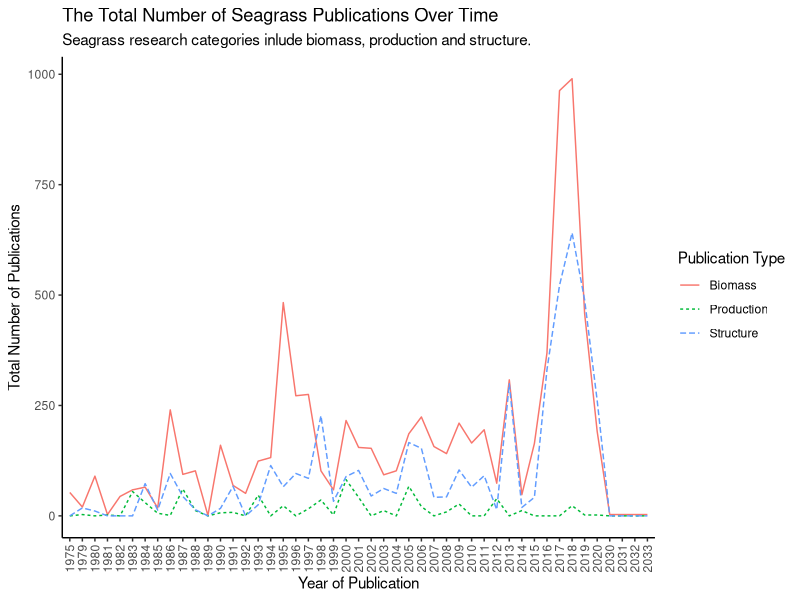
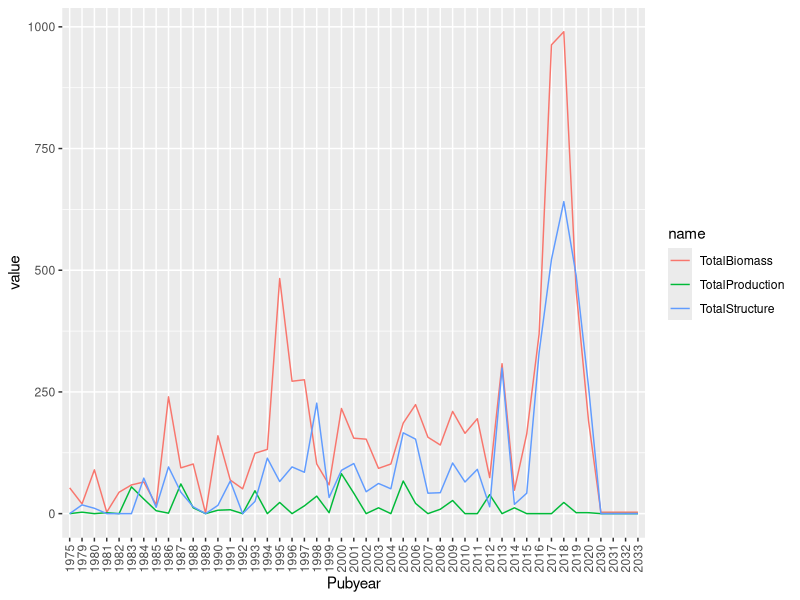

Write the R code that produced these figures, in order.
## ---- chunk 1
knitr::opts_chunk$set(echo = TRUE)
## ---- chunk 2
library(tidyverse)
## ---- chunk 3
seagrass<-read.csv("../data/SeagrassPubs.csv")
## ---- chunk 4
head(seagrass)
summary(seagrass)
glimpse(seagrass)
## ---- chunk 5
# Extract author and year from reference column and create new data frame with these two variables separated.
seagrass1 <- seagrass %>% 
  mutate(Author = str_extract(string = Reference, pattern = "(?<=,\\s).+"),
         PubYear = str_extract(string = Reference, pattern = "[0-9]+")) %>% 
  select(Author:PubYear)
# Combine the Column for publication year to the original data frame using cbind function.
Pubyear = seagrass1$PubYear
seagrass2 <- cbind(seagrass, Pubyear)
## ---- chunk 6
biomass<-seagrass2 %>% # Create new data frame and select which data frame to pull data from.
  group_by(Pubyear) %>% # Group publications by year.
  select(Pubyear, Seagr.biom.above.dm..g.m..2.) %>% # Select which 2 variables we are interested in using to tally.
   drop_na(Seagr.biom.above.dm..g.m..2.) %>% # Remove na values to only count the years with publications.
    tally()
colnames(biomass) <- c("Pubyear", "tally1")

biomass1<-seagrass2 %>% # Create new data frame and select which data frame to pull data from.
  group_by(Pubyear) %>%  # Group publications by year.
  select(Pubyear, Seagr.biom.below.dm..g.m..2.) %>% # Select which 2 variables we are interested in using to tally.
  drop_na(Seagr.biom.below.dm..g.m..2.) %>% # Remove na values to only count the years with publications.
    tally()
colnames(biomass1) <- c("Pubyear", "tally2")

biomass2<-seagrass2 %>% # Create new data frame and select which data frame to pull data from.
  group_by(Pubyear) %>%  # Group publications by year.
  select(Pubyear, Seagr.biom.tot.dm..g.m..2.) %>% # Select which 2 variables we are interested in using to tally.
  drop_na(Seagr.biom.tot.dm..g.m..2.) %>% # Remove na values to only count the years with publications.
    tally()
colnames(biomass2) <- c("Pubyear", "tally3")


# Organise data into one dataframe.

TBmass1 <- biomass %>%
  full_join(biomass1) # Combine tally columns for biomass and biomass1 into one dataframe.


TBmass2 <- TBmass1 %>%
  full_join(biomass2)  # Combine tally columns for TBmass1 and biomass2 into one dataframe. That puts all three tally columns into one dataframe.



TBmass2$tally1<-as.numeric(TBmass2$tally1) # Make tally1 numeric.
TBmass2$tally2<-as.numeric(TBmass2$tally2) # Make tally2 numeric.
TBmass2$tally3<-as.numeric(TBmass2$tally3) # Make tally3 numeric.

TBmass2[is.na(TBmass2)] <- 0 # Make all NA values equal 0

TBmass2$TotalBiomass<-rowSums(TBmass2[ , c("tally1", "tally2", "tally3")]) # Create new variable TotalBiomass that calculates the sum for each row for each publication year.

## ---- chunk 7
Structure1<-seagrass2 %>% # Create new data frame and select which data frame to pull data from.
  group_by(Pubyear) %>% # Group publications by year.
  select(Pubyear, Seagr.cov....) %>% # Select which 2 variables we are interested in using to tally.
   drop_na(Seagr.cov....) %>% # Remove na values to only count the years with publications.
    tally()
colnames(Structure1) <- c("Pubyear", "tally1")

Structure2<-seagrass2 %>% # Create new data frame and select which data frame to pull data from.
  group_by(Pubyear) %>%  # Group publications by year.
  select(Pubyear, Seagr.shoot.dens....m..2.) %>% # Select which 2 variables we are interested in using to tally.
  drop_na(Seagr.shoot.dens....m..2.) %>% # Remove na values to only count the years with publications.
    tally()
colnames(Structure2) <- c("Pubyear", "tally2")

Structure3<-seagrass2 %>% # Create new data frame and select which data frame to pull data from.
  group_by(Pubyear) %>%  # Group publications by year.
  select(Pubyear, Seagr.leaf.dens....m..2.) %>% # Select which 2 variables we are interested in using to tally.
  drop_na(Seagr.leaf.dens....m..2.) %>% # Remove na values to only count the years with publications.
    tally()
colnames(Structure3) <- c("Pubyear", "tally3")



# Organise data into one dataframe.

TStructure1 <- Structure1 %>%
  full_join(Structure2) # Combine tally columns for Structure1 and Structure2 into one dataframe.


TStructure2 <- TStructure1 %>%
  full_join(Structure3)  # Combine tally columns for TStructure1 and Structure3 into one dataframe. That puts all three tally columns into one dataframe.



TStructure2$tally1<-as.numeric(TStructure2$tally1) # Make tally1 numeric.
TStructure2$tally2<-as.numeric(TStructure2$tally2) # Make tally2 numeric.
TStructure2$tally3<-as.numeric(TStructure2$tally3) # Make tally3 numeric.

TStructure2[is.na(TStructure2)] <- 0 # Make all NA values equal 0

TStructure2$TotalStructure<-rowSums(TStructure2[ , c("tally1", "tally2", "tally3")]) # Create new variable TotalBiomass that calculates the sum for each row for each publication year.

## ---- chunk 8
Production1<-seagrass2 %>% #Create new data frame and select which data frame to pull data from.
  group_by(Pubyear) %>% # Group publications by year.
  select(Pubyear, Seagr.prod.above.dm..g.m..2.day.) %>% # Select which 2 variables we are interested in using to tally.
   drop_na(Seagr.prod.above.dm..g.m..2.day.) %>% # Remove na values to only count the years with publications.
    tally()
colnames(Production1) <- c("Pubyear", "tally1")

Production2<-seagrass2 %>% #Create new data frame and select which data frame to pull data from.
  group_by(Pubyear) %>%  # Group publications by year.
  select(Pubyear, Seagr.prod.below.dm..g.m..2.day.) %>% # Select which 2 variables we are interested in using to tally.
  drop_na(Seagr.prod.below.dm..g.m..2.day.) %>% # Remove na values to only count the years with publications.
    tally()
colnames(Production2) <- c("Pubyear", "tally2")

Production3<-seagrass2 %>% #Create new data frame and select which data frame to pull data from.
  group_by(Pubyear) %>%  # Group publications by year.
  select(Pubyear, Seagr.prod.total.dm..g.m..2.day.) %>% # Select which 2 variables we are interested in using to tally.
  drop_na(Seagr.prod.total.dm..g.m..2.day.) %>% # Remove na values to only count the years with publications.
    tally()
colnames(Production3) <- c("Pubyear", "tally3")




# Organise data into one dataframe.

TProduction1 <- Production1 %>%
  full_join(Production2) # Combine tally columns for Structure1 and Structure2 into one dataframe.


TProduction2 <- TProduction1 %>%
  full_join(Production3)  # Combine tally columns for TStructure1 and Structure3 into one dataframe. That puts all three tally columns into one dataframe.



TProduction2$tally1<-as.numeric(TProduction2$tally1) # Make tally1 numeric.
TProduction2$tally2<-as.numeric(TProduction2$tally2) # Make tally2 numeric.
TProduction2$tally3<-as.numeric(TProduction2$tally3) # Make tally3 numeric.

TProduction2[is.na(TProduction2)] <- 0 # Make all NA values equal 0

TProduction2$TotalProduction<-rowSums(TProduction2[ , c("tally1", "tally2", "tally3")]) # Create new variable TotalBiomass that calculates the sum for each row for each publication year.


## ---- chunk 9

df_new <- 
  left_join(TBmass2, TStructure2, by = 'Pubyear') %>% 
  mutate(Pubyear = replace_na(Pubyear, 0))

df_new2 <- 
  left_join(df_new, TProduction2, by = 'Pubyear') %>% 
  mutate(Pubyear = replace_na(Pubyear, 0))

summary(df_new2)


# Remove unwanted variables.
df_new2 <- subset(df_new2, select = -(tally1))
df_new2 <- subset(df_new2, select = -(tally2))
df_new2 <- subset(df_new2, select = -(tally3))
df_new2 <- subset(df_new2, select = -(tally1.x))
df_new2 <- subset(df_new2, select = -(tally1.y))
df_new2 <- subset(df_new2, select = -(tally2.x))
df_new2 <- subset(df_new2, select = -(tally2.y))
df_new2 <- subset(df_new2, select = -(tally3.x))
df_new2 <- subset(df_new2, select = -(tally3.y))

TotalData <- df_new2
TotalData[is.na(TotalData)] <- 0 # Make all NA values equal 0

summary(TotalData)
view(TotalData)
## ---- chunk 10
FinalData <- TotalData |> 
  pivot_longer(
    cols = TotalBiomass:TotalProduction,
    names_to = "PublicationType",
    values_to = "value"
  )
## ---- chunk 11

ggplot(FinalData, aes(x = Pubyear, y = value, group = PublicationType, linetype = PublicationType, colour = PublicationType)) + 
  geom_line() +
  theme_classic() +
  labs(
    title = "The Total Number of Seagrass Publications Over Time", # Label title.
    subtitle = "Seagrass research categories inlude biomass, production and structure.", # Create a subtitle.
    x = "Year of Publication", y = "Total Number of Publications", # Create axes labels.
     linetype = "Publication Type", color = "Publication Type"
    # Adjust legend title.
  ) + 
  scale_colour_discrete(labels = c("Biomass", "Production", "Structure")) +
  scale_linetype_discrete(labels = c("Biomass", "Production", "Structure")) +
  theme(axis.text.x = element_text(angle = 90, vjust = 0.5, hjust=1))

 


## ---- chunk 12
TotalData %>%
  pivot_longer(cols = -Pubyear) %>%
  ggplot(aes(x = Pubyear, y = value, group = name, color = name)) + 
  geom_line() +
  theme(axis.text.x = element_text(angle = 90, vjust = 0.5, hjust=1))

            
